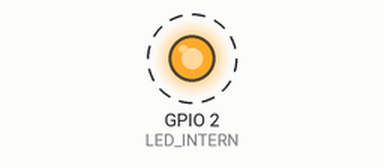
Recording of a sketch running on a simulated ESP32. Parts: output pins drawn as LEDs (lit = HIGH). Dashed ring = blinking. What the sketch prints to the serial monitor is not drawn.

Above: at 1.2 s.
Timing chart, 0 to 5.6 s (numbered marks = the images above):
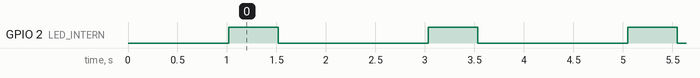

The sketch:

A05_Variables.ino
```cpp
/**
 * Institut Camí de Mar - M14 Projecte 2 IoT
 * Activitat: A05 Programació ESP32. C. Variables
 *
 * Propòsit: Demostrar l'ús, rang i declaració dels diferents tipus de variables en C.
 */

// 1. QUALIFICADOR 'const': S'usa per a valors que NO canviaran (com els pins de hardware)
const int LED_INTERN = 2; // Pin del LED integrat en l'ESP32

// 2. VARIABLE 'int' (Integer): Números enters (2 Bytes). Ús habitual: comptadors o pins
int contadorLoops = 0;

// 3. VARIABLE 'long' (Long Integer): Enters molt grans (4 Bytes). Ús habitual: temps amb millis()
long tempsAnterior = 0;

// 4. VARIABLE 'float': Números amb decimals (4 Bytes). Ús habitual: lectures de sensors
float temperaturaSensor = 24.5;

// 5. VARIABLE 'char' (Character): Un sol caràcter o símbol (1 Byte)
char lletraEstat = 'A';

// 6. VARIABLE 'bool' (Boolean): Només pot ser veritable (true) o fals (false) (1 Byte)
bool sistemaActiu = true;

void setup() {
  // Inicialitza la comunicació serie a 115200 baudios
  Serial.begin(115200);
  delay(1000);

  // Configurem el pin del LED com a sortida utilitzant la constant
  pinMode(LED_INTERN, OUTPUT);

  Serial.println("--- Iniciant Demostració de Variables ---");
}

void loop() {
  // Incrementem el comptador enter a cada volta del bucle
  contadorLoops++;

  // Guardem el temps actual en la variable 'long'
  tempsAnterior = millis();

  // Mostrem els valors i tipus de variables pel Monitor Sèrie
  Serial.print("1. [int] Contador de loops: ");
  Serial.println(contadorLoops);

  Serial.print("2. [long] Temps des de l'inici (millis): ");
  Serial.println(tempsAnterior);

  Serial.print("3. [float] Temperatura simulada: ");
  Serial.print(temperaturaSensor);
  Serial.println(" *C");

  Serial.print("4. [char] Identificador d'estat: ");
  Serial.println(lletraEstat);

  Serial.print("5. [bool] El sistema està actiu?: ");
  Serial.println(sistemaActiu ? "SÍ (true)" : "NO (false)");

  Serial.println("---------------------------------------");

  // Fem parpellejar el LED de forma dinàmica per interactuar amb el hardware
  digitalWrite(LED_INTERN, HIGH);
  delay(500);
  digitalWrite(LED_INTERN, LOW);

  // Espera de 2 segons (2000 mil·lisegons) abans de tornar a repetir el loop
  delay(1500);
}
```

Measured:
- by itself, GPIO 2 (LED_INTERN): alternates HIGH for 0.50 s and LOW for 1.5 s
